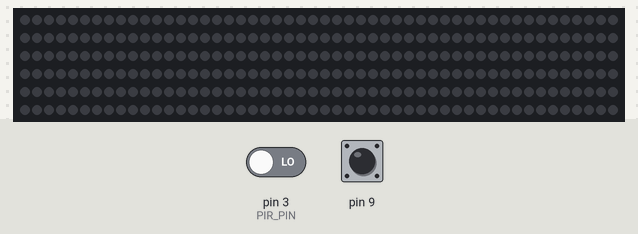
This sketch was run on a simulated Arduino Uno, built with avr-gcc and run on an emulated ATmega328P. On the bench: 300 RGB LEDs in strip order, left to right, continuing on the next row. The test bench sets the inputs (shaded band); at power-on: pin 3 (PIR_PIN) LOW, pin 9 HIGH. Dim RGB values are drawn brighter than linear; random numbers use the default seed unless the sketch sets one.

Above: at 1.2 s.
1.3 s: pin 3 (PIR_PIN) driven HIGH
At 2.01 s:
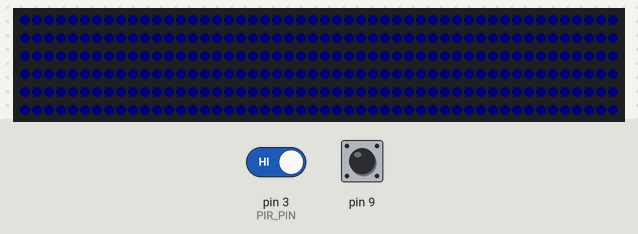
At 8.5 s:
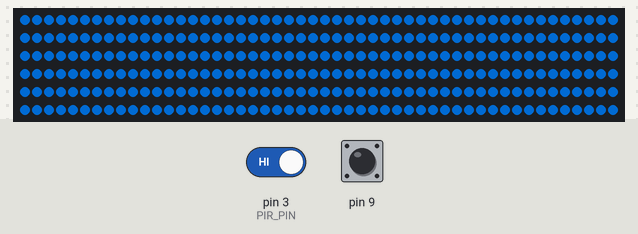
Timing chart, 0 to 10.0 s (numbered marks = the images above; inputs shaded):
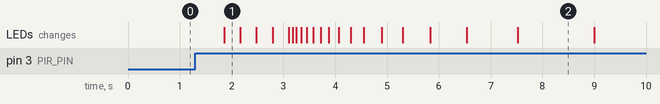

Measured:
- after the input at 1.3 s, the LEDs: change after 0.55 s (image 1)

The sketch:

LedSDB.ino
```cpp
#include <Adafruit_NeoPixel.h>

#define LED_PIN    6
#define NUM_LEDS   300
#define PIR_PIN    3 // Pin du capteur de présence

Adafruit_NeoPixel strip = Adafruit_NeoPixel(NUM_LEDS, LED_PIN, NEO_GRB + NEO_KHZ800);

int a, b, c; // Variables pour les valeurs aléatoires
int d, e, f; // Variables pour les valeurs progressant vers les valeurs aléatoires
//int x,y,z;
unsigned long previousTime; // Temps précédent pour le changement de valeurs
unsigned long transitionTime; // Durée de la transition
bool transitionComplete = true; // Indicateur indiquant si la transition est terminée
bool OnPresence;
//int brightnessValue = 0; // Valeur de luminosité initiale
//int initialBrightness = 0;
unsigned long lastPresenceTime = 0; // Temps écoulé depuis la dernière détection de présence

void setup() {
  // Initialisation de la bande de LED
  strip.begin();
  //Serial.begin(9600);
  strip.show(); // Initialise toutes les LED à éteintes

  // Initialisation du capteur de présence
  pinMode(PIR_PIN, INPUT);
  pinMode(9, INPUT_PULLUP);
  //strip.setBrightness(255);

  // Initialisation de la génération de nombres aléatoires
  randomSeed(analogRead(0));

  // Initialisation des valeurs aléatoires
  //a = random(256);
  //b = random(256);
  //c = random(256);

  // Initialisation des valeurs de transition à 0
  d = e = f = 0;
}

void loop() {
//strip.show();
  // Vérifier si le capteur de présence détecte quelqu'un
  if (digitalRead(PIR_PIN) == HIGH || digitalRead(9) == LOW) {
    // Mettre à jour le temps de dernière détection de présence
    lastPresenceTime = millis();
    //Serial.println(digitalRead(9));
    // Augmenter la luminosité de 0 à 255 en 1 seconde
    //brightnessValue = map(1000, 0, 1000, 0, 255);
    //strip.setBrightness(brightnessValue);
    OnPresence = true;

  } else {
    // Si personne n'est détecté depuis plus de 10 secondes, diminuer la luminosité de 255 à 0 en 3 secondes
    if (millis() - lastPresenceTime > 30000) {
      OnPresence = false;
      //brightnessValue = map(3000, 0, 3000, 255, 0);
    }
  }

  // Si la transition est terminée, générer de nouvelles valeurs aléatoires
  if (transitionComplete && OnPresence) {
    // Générer trois nouvelles valeurs aléatoires entre 0 et 255
    a = random(256);
    b = random(256);
    c = random(256);
    //brightnessValue = 255;

    // Choisir aléatoirement la durée de transition entre 10 et 30 secondes
    transitionTime = random(10000, 30000);

    // Réinitialiser les temps pour la transition
    previousTime = millis();
    transitionComplete = false;
    //strip.setBrightness(255);
  }

  if (transitionComplete && !OnPresence) {
    // Générer trois nouvelles valeurs aléatoires entre 0 et 255
    a = 0;
    b = 0;
    c = 0;
    d = 0;
    e = 0;
    f = 0;
    //brightnessValue = 0;
    // Choisir aléatoirement la durée de transition entre 10 et 30 secondes
    transitionTime = 500;

    // Réinitialiser les temps pour la transition
    previousTime = millis();
    transitionComplete = false;
    //strip.setBrightness(0);
  }

  // Temps écoulé depuis le début de la transition
  unsigned long elapsedTime = millis() - previousTime;
  //int brightness;
  //initialBrightness = strip.getBrightness();
  // Mettre à jour les valeurs en transition
  d = map(elapsedTime, 0, transitionTime, d, a);
  e = map(elapsedTime, 0, transitionTime, e, b);
  f = map(elapsedTime, 0, transitionTime, f, c);
  //brightness = map(elapsedTime, 0, 500,initialBrightness, brightnessValue);

  // Mettre à jour la couleur de toutes les LEDs
  //strip.setBrightness(brightness);
  uint32_t couleur = strip.Color(d, e, f);
  strip.fill(couleur, 0, NUM_LEDS);
  strip.show();


  // Vérifier si la transition est terminée
  if (elapsedTime >= transitionTime) {
    transitionComplete = true;
  }

  // Attendre un court instant
  //delay(100); // Vous pouvez ajuster ce délai pour augmenter la résolution de la transition
}
```
